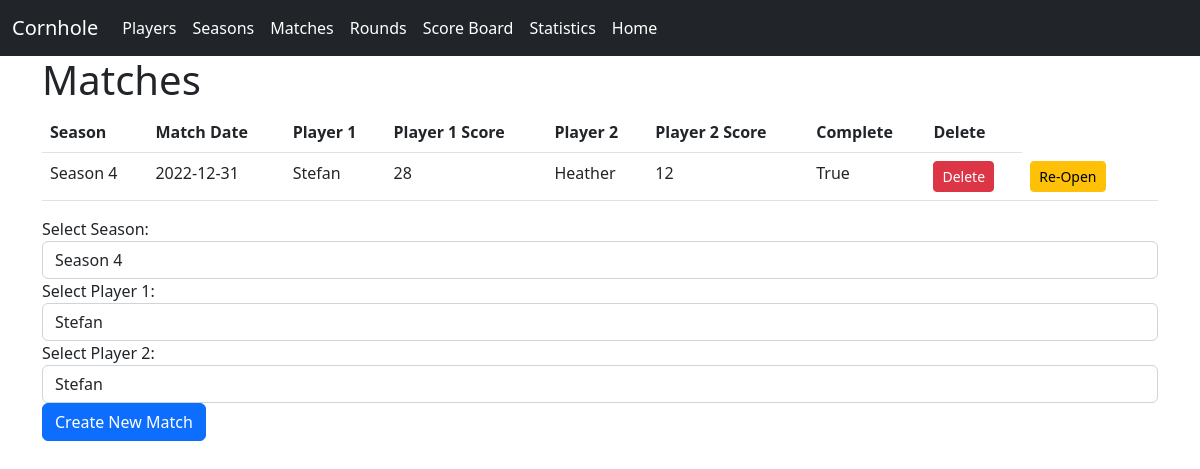
Page /matches on the earlier database version.
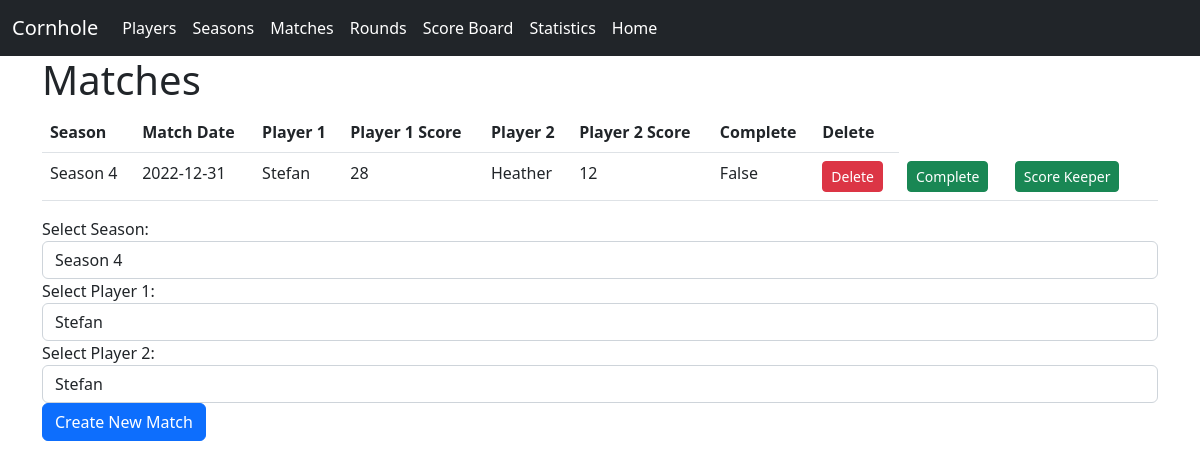
Same page on the later database version.
### website/models.py (models this page shows)
class Match(db.Model):
    id = db.Column(db.Integer, primary_key=True)
    player1 = db.Column(db.Integer, db.ForeignKey('player.id'), nullable=False)
    player2 = db.Column(db.Integer, db.ForeignKey('player.id'), nullable=False)
    player1_score = db.Column(db.Integer, nullable=True)
    player2_score = db.Column(db.Integer, nullable=True)
    date = db.Column(db.DateTime(timezone=True), default=func.now())
    season = db.Column(db.Integer, db.ForeignKey('season.id'), nullable=False)
    rounds = db.relationship('Round', backref='match', lazy=True)
    completed = db.Column(db.Boolean, default=False)

class Season(db.Model):
    id = db.Column(db.Integer, primary_key=True)
    name = db.Column(db.String(150), unique=True)
    startDate = db.Column(db.DateTime(timezone=True), default=func.now())
    closed = db.Column(db.Boolean, default=False)

class Player(db.Model):
    id = db.Column(db.Integer, primary_key=True)
    first_name = db.Column(db.String(150), unique=True)
    notes = db.relationship("Note")

### website/views.py (the view, shortened to what this page needs)
@views.route("/matches", methods=["GET", "POST"])
def matches():
    openSeasons = Season.query.filter_by(closed=False)
    seasons = {season.id: season.name for season in Season.query.all()}
    allPlayers = Player.query.all()
    matches = Match.query.all()
    players = {player.id: player.first_name for player in Player.query.all()}
    return render_template("matches.html", matches=matches, players=players, allPlayers=allPlayers, seasons=seasons, openSeasons=openSeasons)

### website/templates/matches.html (shortened to what this page needs)
{% extends "base.html" %}
{% block content %}
    <h1>Matches</h1>
<table class="table">
        <thead>
            <tr>
                <th scope="col">Season</th>
                <th scope="col">Match Date </th>
                <th scope="col">Player 1</th>
                <th scope="col">Player 1 Score</th>
                <th scope="col">Player 2</th>
                <th scope="col">Player 2 Score</th>
                <th scope="col">Complete</th>
                <th scope="col">Delete</th>
            </tr>
        </thead>
        <tbody>
            {% for match in matches %}
            <tr>
                <td>{{ seasons[match.season] }}</td>
                <td>{{ match.date.date() }}</td>
                <td>{{ players[match.player1] }}</td>
                <td>{{ match.player1_score }}</td>
                <td>{{ players[match.player2] }}</td>
                <td>{{ match.player2_score }}</td>
                <td>{{ match.completed }}</td>
                <td>
                    <form method="POST"
                        action="{{ url_for('views.delete_match', match_id=match.id) }}">
                        <input type="submit" class="btn btn-sm btn-danger" value="Delete"
                            onclick="return confirm('Are you sure you want to delete this match?')">
                    </form>
                </td>
                <td>
                  {% if match.completed == False %}
                    <form method="POST"
                        action="{{ url_for('views.complete_match', match_id=match.id) }}">
                        <input type="submit" class="btn btn-sm btn-success" value="Complete"
                            onclick="return confirm('Are you sure you want to complete this match?')">
                    </form>
                </td>
                <td>
                    <form method="POST"
                        action="{{ url_for('views.score_keeper') }}">
                        <input type="submit" class="btn btn-sm btn-success" value="Score Keeper">
                    </form>
                  {% else %}
                    <form method="POST"
                        action="{{ url_for('views.open_match', match_id=match.id) }}">
                        <input type="submit" class="btn btn-sm btn-warning" value="Re-Open"
                            onclick="return confirm('Are you sure you want to re-open this match?')">
                    </form>
                  {% endif %}
                </td>
                <td></td>
            </tr>
            {% endfor %}
        </tbody>
</table>
<form method = "POST">
    <div class="form-group">
      <label for="seasonSelect">Select Season:</label>
        <select class="form-control" id="seasonSelect" name="seasonSelect">
            {% for season in openSeasons %}
            <option value="{{ season.id }}">{{ season.name }} </option>
            {% endfor %}
        </select>
      <label for="playerSelect1">Select Player 1:</label>
      <select class="form-control" id="player1Select" name="player1Select">
        {% for player in allPlayers %}
          <option value="{{ player.id }}">{{ player.first_name }} </option>
        {% endfor %}
      </select>
      <label for="playerSelect2">Select Player 2:</label>
      <select class="form-control" id="player2Select" name="player2Select">
        {% for player in allPlayers %}
          <option value="{{ player.id }}">{{ player.first_name }} </option>
        {% endfor %}
      </select>
    </div>
    <button type="submit" class="btn btn-primary">Create New Match</button>
  </form>
{% endblock %}

Differences in the rows shown:
changed Match "Season 4": completed "True" → "False"; value (not shown) → "Score Keeper"; value "Re-Open" → "Complete"
